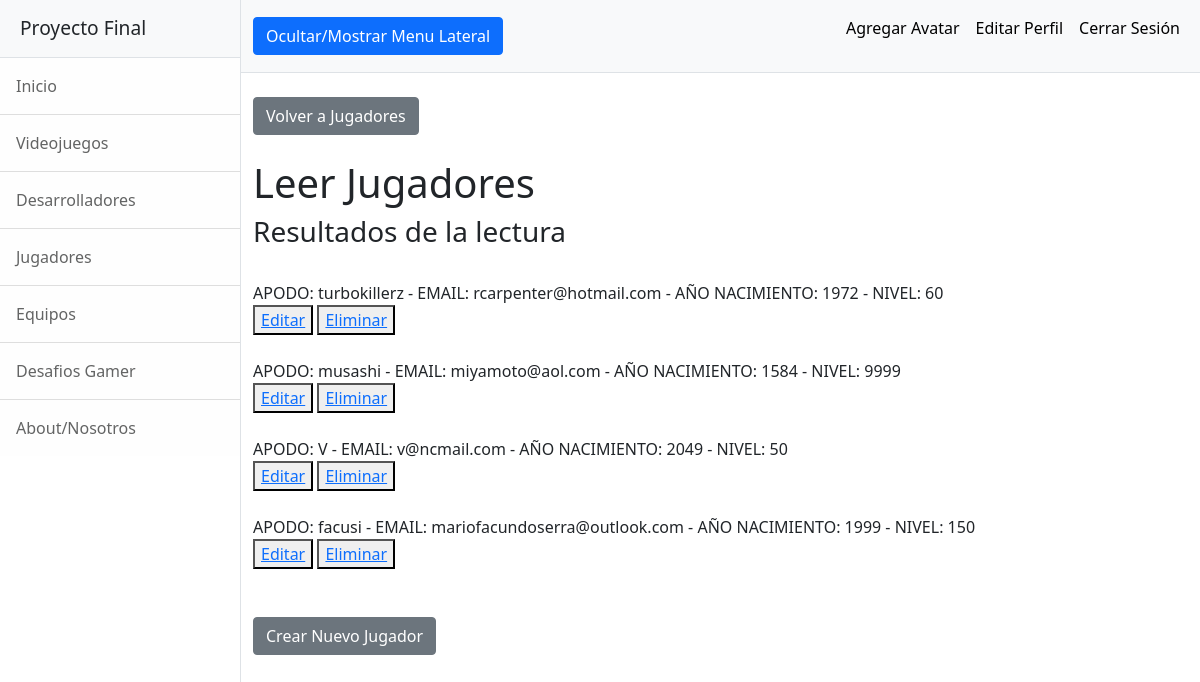
Screenshot of /AppFinal/jugadoresLeer (signed in) with the database file from the repository.
### AppFinal/models.py (models this page shows)
class Jugador(models.Model):
    apodo = models.CharField(max_length = 15)
    email = models.EmailField()
    año_nacimiento = models.IntegerField()
    nivel = models.IntegerField()
    def __str__(self):
        return f"APODO: {self.apodo} - EMAIL: {self.email} - AÑO NACIMIENTO: {self.año_nacimiento} - NIVEL: {self.nivel}"

### AppFinal/views.py (the view)
# urls.py: path('jugadoresLeer', views.jugadoresLeer, name="JugadoresLeer"),
@login_required
def jugadoresLeer(request):
    jugadores = Jugador.objects.all()
    contexto = {"jugadores":jugadores}
    return render(request, "AppFinal/jugadoresLeer.html", contexto)

### AppFinal/templates/AppFinal/jugadoresLeer.html
{% extends "AppFinal/padre.html" %}
{% load static %}
{% block dynamicContent %}
    <div class="container-fluid">
        <br><a class="btn btn-secondary" href="{% url 'Jugadores' %}">Volver a Jugadores</a>
        <h1 class="mt-4">Leer Jugadores</h1>
        <h3>Resultados de la lectura</h3><br>
        {% for jugador in jugadores %}
            {{jugador}}<br>
            <button><a href="{% url 'JugadoresEditar' jugador.apodo %}">Editar</a></button>
            <button><a href="{% url 'JugadoresEliminar' jugador.apodo %}">Eliminar</a></button><br><br>
        {% endfor %}
        <br><a class="btn btn-secondary" href="{% url 'JugadoresFormulario' %}">Crear Nuevo Jugador</a>
    </div>
{% endblock %}

### rows the page displays
Jugador: apodo+email+año_nacimiento "APODO: turbokillerz - EMAIL: rcarpenter@hotmail.com - AÑO NACIMIENTO: 1972 - NIVEL: 60"
Jugador: apodo+email+año_nacimiento "APODO: musashi - EMAIL: miyamoto@aol.com - AÑO NACIMIENTO: 1584 - NIVEL: 9999"
Jugador: apodo+email+año_nacimiento "APODO: V - EMAIL: v@ncmail.com - AÑO NACIMIENTO: 2049 - NIVEL: 50"
Jugador: apodo+email+año_nacimiento "APODO: facusi - EMAIL: mariofacundoserra@outlook.com - AÑO NACIMIENTO: 1999 - NIVEL: 150"
